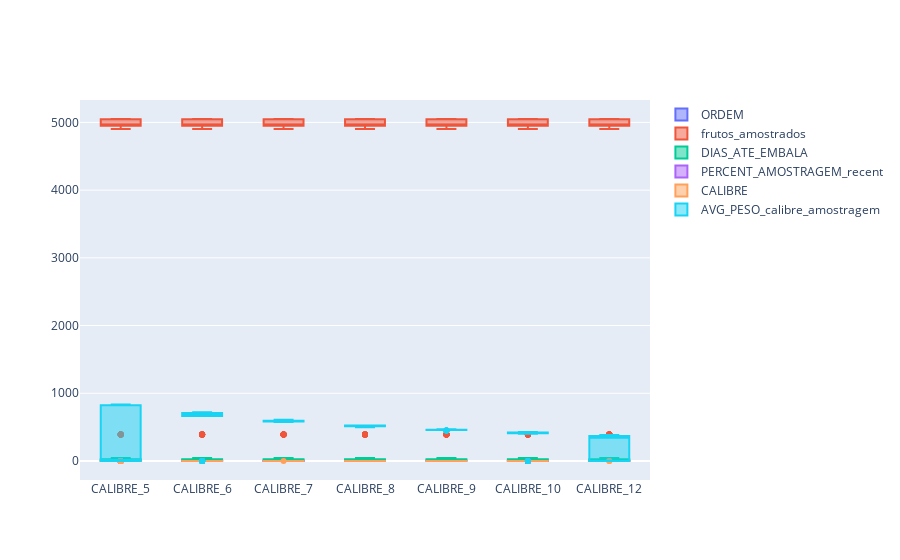

Notebook cell for this chart:
### Code cell
import plotly.graph_objects as go
fig = go.Figure()
fig.add_trace(go.Box(y = dataframe['ORDEM'], x = dataframe['VALOR_CALIBRE'], name = 'ORDEM'))
fig.add_trace(go.Box(y = dataframe['frutos_amostrados'], x = dataframe['VALOR_CALIBRE'], name = 'frutos_amostrados'))
fig.add_trace(go.Box(y = dataframe['DIAS_ATE_EMBALA'], x = dataframe['VALOR_CALIBRE'], name = 'DIAS_ATE_EMBALA'))
fig.add_trace(go.Box(y = dataframe['PERCENT_AMOSTRAGEM_recent'], x = dataframe['VALOR_CALIBRE'], name = 'PERCENT_AMOSTRAGEM_recent'))
fig.add_trace(go.Box(y = dataframe['CALIBRE'], x = dataframe['VALOR_CALIBRE'], name = 'CALIBRE'))
fig.add_trace(go.Box(y = dataframe['AVG_PESO_calibre_amostragem'], x = dataframe['VALOR_CALIBRE'], name = 'AVG_PESO_calibre_amostragem'))

### Figure 1 — Plotly figure (JSON) as saved in the notebook; plotly's stock layout.template omitted (floating-point values rounded to 4 significant figures; data arrays with more than 128 entries replaced by an {"elided": "..."} marker saying what was removed)
{"data": [{"name": "ORDEM", "type": "box", "x": {"elided": "658 str values"}, "y": {"elided": "658 int values"}}, {"name": "frutos_amostrados", "type": "box", "x": {"elided": "658 str values"}, "y": {"elided": "658 int values"}}, {"name": "DIAS_ATE_EMBALA", "type": "box", "x": {"elided": "658 str values"}, "y": {"elided": "658 int values"}}, {"name": "PERCENT_AMOSTRAGEM_recent", "type": "box", "x": {"elided": "658 str values"}, "y": {"elided": "658 float values"}}, {"name": "CALIBRE", "type": "box", "x": {"elided": "658 str values"}, "y": {"elided": "658 float values"}}, {"name": "AVG_PESO_calibre_amostragem", "type": "box", "x": {"elided": "658 str values"}, "y": {"elided": "658 float values"}}], "layout": {}}
